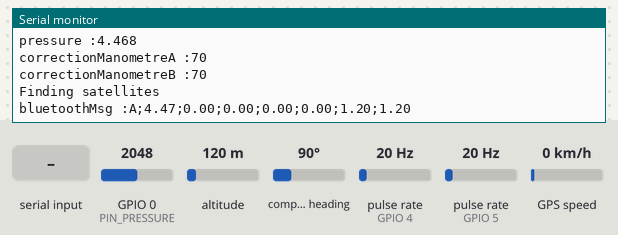
This sketch was run on a simulated ESP32-C3. On the bench: the last lines printed to the serial monitor. Wiring (inferred from the names in the program): 2 × pulse sensor: data GPIO 4 / data GPIO 5. The test bench sets the inputs (shaded band); at power-on: GPIO 0 (PIN_PRESSURE) = 2048, altitude 120 m, compass heading 90°, pulse rate (sensors on GPIO 4, GPIO 5) 20 Hz, GPS speed 0 km/h. EEPROM starts erased; the GPS gets a fix after 3 s at 37.7749, -122.4194 with 8 satellites; nothing arrives over Bluetooth unless stated.

Above: at 1.2 s.
1.3 s: "pulses 1 : \n" received over the second serial link
At 1.9 s:
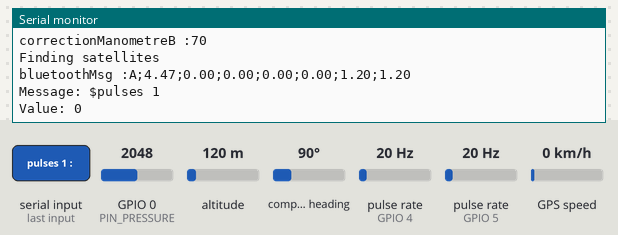
2.8 s: "Debit 1 : \n" received over the second serial link
At 2.96 s:
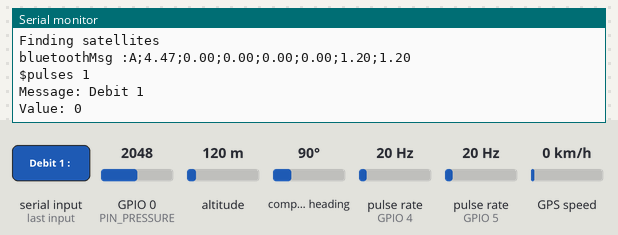
4.3 s: "cns:1\n" received over the second serial link
At 4.9 s:
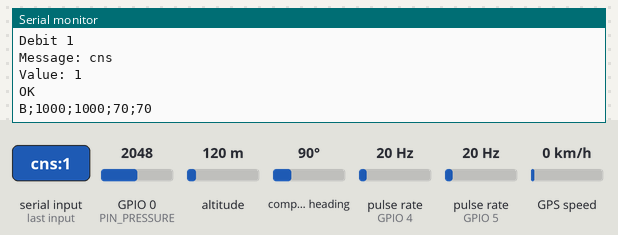
5.8 s: "gauche:1\n" received over the second serial link
At 6.8 s:
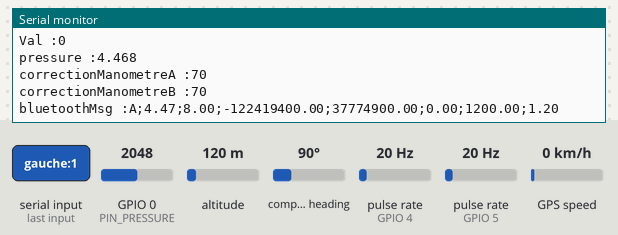
7.3 s: "droit:1\n" received over the second serial link
At 7.9 s:
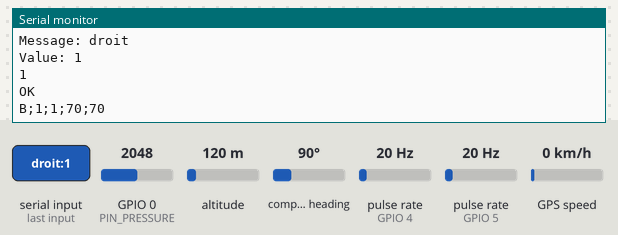
8.8 s: "manoA:1\n" received over the second serial link
At 9.7 s:
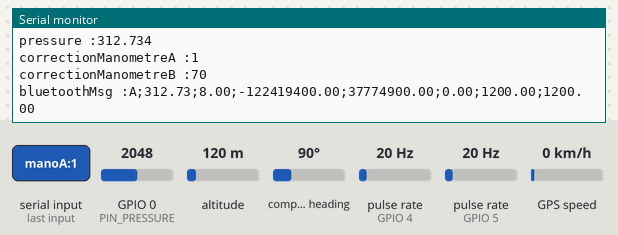
Timing chart, 0 to 11.3 s (numbered marks = the images above; inputs shaded):
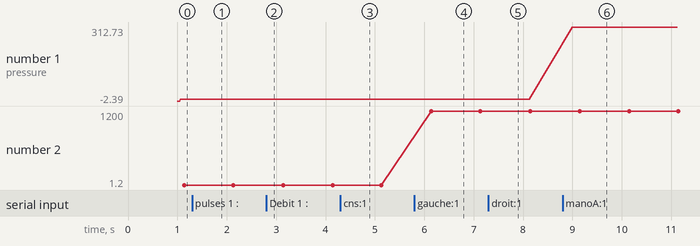

The sketch:

PulvePressureGpsFlowBluetoothESP32C3.ino
```cpp
#include "BluetoothSerial.h"
#include "Arduino.h"
#include <algorithm>
#include <Wire.h>
#include <TinyGPS++.h>
#include <Preferences.h>

HardwareSerial neogps(1);
Preferences preferences;

TinyGPSPlus gps;

// pin connexions
#define PIN_PRESSURE 0

//GPS pins
#define RXD2 7
#define TXD2 6

unsigned long startMillis;
unsigned long currentMillis;
const unsigned long period = 1000;
unsigned long startMillisPressure;
unsigned long currentMillisPressure;
const unsigned long periodPressure = 20;
String  bluetoothMsg = "";  //Message sent through Bluetooth
String messageRecu;
unsigned int valeurRecue;

//#define USE_PIN // Uncomment this to use PIN during pairing. The pin is specified on the line below
const char *pin = "1234"; // Change this to more secure PIN.

String device_name = "Dhugues";

int calib = 415;

// Flowmeter
const byte debitmetre1 = 4; // broche utilisée pour déclencher l'interruption du debitmètre 1
const byte debitmetre2 = 5; // broche utilisée pour déclencher l'interruption du debitmètre 1
volatile long nbPulse1 = 0;  // compteur d'impulsions débitmètre 1
volatile long nbPulse2 = 0;  // compteur d'impulsions débitmètre 2
byte pulses1;
byte pulses2;
long NombreDimpulsions1 = 0;
long NombreDimpulsions2 = 0;
float debit1;
float debit2;
unsigned long timer;
int NbImpulsionsDebitmetre1 = 1000;  //Pulses debitmetre gauche
int NbImpulsionsDebitmetre2 = 1000;  //Pulses debitmetre droit
int correctionManometreA = 70;  //Correction manometreA (coeff)
int correctionManometreB = 70;  //Correction manometre (constante)

unsigned int constDeb1;
unsigned int constDeb2;
unsigned int constManA;
unsigned int constManB;

const int n = 20; // Nombre de valeurs à prendre en compte
int mesures[n];   // Tableau pour stocker les mesures
int ind = 0;    // Indice actuel dans le tableau

// variables for sensor
int val, prescbar;
float pressure, voltage, sat, lon, llat, sspeed;

char receivedChars[32];  // Variable to store the received data
char message[16];        // Variable to store the part before the ':'
char value[16];          // Variable to store the part after the ':'

bool newData = false;

#if !defined(CONFIG_BT_ENABLED) || !defined(CONFIG_BLUEDROID_ENABLED)
#error Bluetooth is not enabled! Please run `make menuconfig` to and enable it
#endif

#if !defined(CONFIG_BT_SPP_ENABLED)
#error Serial Bluetooth not available or not enabled. It is only available for the ESP32 chip.
#endif

BluetoothSerial SerialBT;

void ICACHE_RAM_ATTR comptage1() {  // incremente nbPulse1 à chaque interruption
  nbPulse1++;
}
void ICACHE_RAM_ATTR comptage2() {  // incremente nbPulse1 à chaque interruption
  nbPulse2++;
}

void setup() {
  Serial.begin(115200);
  neogps.begin(9600, SERIAL_8N1, RXD2, TXD2);
  SerialBT.begin(device_name); //Bluetooth device name
  Serial.printf("The device with name \"%s\" is started.\nNow you can pair it with Bluetooth!\n", device_name.c_str());
  //Serial.printf("The device with name \"%s\" and MAC address %s is started.\nNow you can pair it with Bluetooth!\n", device_name.c_str(), SerialBT.getMacString()); // Use this after the MAC method is implemented
  #ifdef USE_PIN
    SerialBT.setPin(pin);
    Serial.println("Using PIN");
  #endif

  // Broche du débitmètre en INPUT_PULLUP
  pinMode(debitmetre1, INPUT_PULLUP);
  pinMode(debitmetre2, INPUT_PULLUP);
  // Mettre la broche du débimetre en interrupt, assignation de la fonction comptage et réglage en FALLING (NPN)
  attachInterrupt(digitalPinToInterrupt(debitmetre1), comptage1, CHANGE);  // a chaque interruption lance comptage1
  attachInterrupt(digitalPinToInterrupt(debitmetre2), comptage2, CHANGE);  // a chaque interruption lance comptage2

  //Récupération des constantes et stockage
  preferences.begin("constantes", false);
  constDeb1 = preferences.getUInt("constDeb1", 0);
  constDeb2 = preferences.getUInt("constDeb2", 0);
  constManA = preferences.getUInt("constManA", 0);
  constManB = preferences.getUInt("constManB", 0);

  preferences.end();
  if (constDeb1 != 0) {
    NbImpulsionsDebitmetre1 = constDeb1;
  }
  if (constDeb2 != 0) {
    NbImpulsionsDebitmetre2 = constDeb2;
  }
  if (constManA != 0) {
    correctionManometreA = constManA;
  }
  if (constManB != 0) {
    correctionManometreB = constManB;
  }
}

void loop() {
currentMillis = millis();
if(currentMillis - startMillis >= period) // Calcule et envoie toutes les 1 secondes environ
  {
    // Désactive les interruptions
    noInterrupts();
    // Récupère les valeurs pour le calcul
    pulses1 = nbPulse1;
    nbPulse1 = 0;
    pulses2 = nbPulse2;
    nbPulse2 = 0;
    // Réactive les interruptions
    interrupts();

    // 1000 pulse = 1L
    // L/min
    debit1 = 60000.0 / (currentMillis - startMillis) * pulses1 / NbImpulsionsDebitmetre1/2;
    debit2 = 60000.0 / (currentMillis - startMillis) * pulses2 / NbImpulsionsDebitmetre2/2;

    unsigned long tempsPasse = currentMillis - startMillis;
/*    Serial.print("Temps passe : ");
    Serial.println(tempsPasse);
    Serial.print("pulses 1 : ");
    Serial.println(pulses1);
    Serial.print("Debit 1 : ");
    Serial.println(debit1);

/*    currentMillisPressure = millis();
    if(currentMillisPressure - startMillisPressure >= periodPressure) //
      {*/

        // Remplissage du tableau pression
        while (ind < n) {
          mesures[ind] = analogRead(PIN_PRESSURE); // Lecture de la valeur du capteur


        // Calcul de la médiane et de la moyenne
        int mediane = calculerMedian();
        float moyenneFiltree = calculerMoyenneSansOutliers();
      /*
        Serial.println("Valeurs du tableau :");
        for (int i = 0; i < n; i++) {
          Serial.print(mesures[i]);
          Serial.print(" ");
        }
        Serial.println();*/

        // Affichage des résultats
//        Serial.print("Mediane: ");
//        Serial.println(mediane);
        //Serial.print("Moyenne sans outliers: ");
        //Serial.println(moyenneFiltree);

        pressure = (((((mediane-calib)*2.400/4096.000)*4)-(correctionManometreB/100.000)) / (correctionManometreA/100.000));

        Serial.print("Val :");
        Serial.println(val);
        Serial.print("pressure :");
        Serial.println(pressure,3);
        Serial.print("correctionManometreA :");
        Serial.println(correctionManometreA);
        Serial.print("correctionManometreB :");
        Serial.println(correctionManometreB);

        ind++; // Incrémentez l'indice
      }
/*      startMillisPressure = currentMillisPressure;
    }*/

    // Réinitialisation pour la prochaine série de mesures
    ind = 0;

    while (neogps.available())
    {
      gps.encode(neogps.read());
    }

    if (gps.location.isValid() == 1){
//      Serial.print("Sats : ");
//      Serial.println(gps.satellites.value());
      sat = gps.satellites.value();
//      Serial.print("lon : ");
//      Serial.println(gps.location.lng(),6);
      lon = gps.location.lng()*1000000;
//      Serial.print("lat : ");
//      Serial.println(gps.location.lat(),6);
      llat = gps.location.lat()*1000000;
//      Serial.print("vitessse : ");
//      Serial.println(gps.speed.kmph());
      sspeed = gps.speed.kmph();
//      Serial.print("Altitude : ");
//      Serial.println(gps.altitude.meters(), 0);
    }else{
      Serial.println("Finding satellites");
    }
    bluetoothMsg = "A;" + String(pressure) + ";" + String(sat) + ";" + String(lon) + ";" + String(llat) + ";" + String(sspeed) + ";" + String(debit1) + ";" + String(debit2);
    SerialBT.println(bluetoothMsg);
    Serial.print("bluetoothMsg :");
    Serial.println(bluetoothMsg);
    startMillis = currentMillis;;
  }

  recvWithEndMarker();
  if (newData) {
    Serial.println(messageRecu);
    parseData();
    newData = false;
  }
  // Read received messages
  if (messageRecu == "cns") {
    Serial.println("OK");
    //Récupération des constantes et envoie en bluetooth
    preferences.begin("constantes", false);
    constDeb1 = preferences.getUInt("constDeb1", 0);
    constDeb2 = preferences.getUInt("constDeb2", 0);
    constManA = preferences.getUInt("constManA", 0);
    constManB = preferences.getUInt("constManB", 0);

    preferences.end();
    if (constDeb1 != 0) {
      NbImpulsionsDebitmetre1 = constDeb1;
    }
    if (constDeb2 != 0) {
      NbImpulsionsDebitmetre2 = constDeb2;
    }
    if (constManA) {
      correctionManometreA = constManA;
    }
    if (constManB) {
      correctionManometreB = constManB;
    }
    bluetoothMsg = "B;" + String(NbImpulsionsDebitmetre1) + ";" + String(NbImpulsionsDebitmetre2) + ";" + String(correctionManometreA) + ";" + String(correctionManometreB);
    SerialBT.println(bluetoothMsg);
    Serial.println(bluetoothMsg);
//    Serial.println(messageRecu);
    messageRecu = "";
//    Serial.println(messageRecu);
  }
  if (messageRecu == "gauche") {
    Serial.println(valeurRecue);
    //Ecriture de la constante gauche
    preferences.begin("constantes", false);
    preferences.putUInt("constDeb1", valeurRecue);
    preferences.end();
    messageRecu = "cns";
  }
  if (messageRecu == "droit") {
    Serial.println(valeurRecue);
    //Ecriture de la constante gauche
    preferences.begin("constantes", false);
    preferences.putUInt("constDeb2", valeurRecue);
    preferences.end();
    messageRecu = "cns";
  }
  if (messageRecu == "manoA") {
    Serial.println(valeurRecue);
    //Ecriture de la constante gauche
    preferences.begin("constantes", false);
    preferences.putUInt("constManA", valeurRecue);
    preferences.end();
    messageRecu = "cns";
  }
  if (messageRecu == "manoB") {
    Serial.println(valeurRecue);
    //Ecriture de la constante gauche
    preferences.begin("constantes", false);
    preferences.putUInt("constManB", valeurRecue);
    preferences.end();
    messageRecu = "cns";
  }
}

// Fonction pour calculer la médiane
int calculerMedian() {
  int valeursTriees[n];
  memcpy(valeursTriees, mesures, sizeof(mesures));
  std::sort(valeursTriees, valeursTriees + n);
  return valeursTriees[n / 2];
}

// Fonction pour calculer la moyenne sans les outliers
float calculerMoyenneSansOutliers() {
  int mediane = calculerMedian();
  int somme = 0;
  int nombreDeValeurs = 0;
  for (int i = 0; i < n; i++) {
    if (abs(mesures[i] - mediane) <= 2) {
      somme += mesures[i];
      nombreDeValeurs++;
    }
  }
  return somme / (float)nombreDeValeurs;
}

// Function to receive data with an end marker
void recvWithEndMarker() {
  static byte ndx = 0;
  char endMarker = '\n';
  char rc;

  while (SerialBT.available() > 0 && newData == false) {
    rc = SerialBT.read();

/*    if (rc != endMarker){
      messageRecu += String(rc);
    }
    else{
      messageRecu = "";
    }
*/    if (rc != endMarker) {
      receivedChars[ndx] = rc;
      ndx++;
      if (ndx >= sizeof(receivedChars) - 1) {
        ndx = sizeof(receivedChars) - 1;
      }
    } else {
      receivedChars[ndx] = '\0'; // terminate the string
      ndx = 0;
      newData = true;
    }
  }
}

// Function to parse the received data
void parseData() {
  char * strtokIndx; // this is used by strtok() as an index

  strtokIndx = strtok(receivedChars, ":"); // get the first part - the message
  strcpy(message, strtokIndx); // copy it to message variable

  strtokIndx = strtok(NULL, ":"); // get the second part - the value
  strcpy(value, strtokIndx); // copy it to value variable
  messageRecu = message;
  valeurRecue = atoi(value);
  // Now you can use the 'message' and 'value' variables
  Serial.print("Message: ");
  Serial.println(messageRecu);
  Serial.print("Value: ");
  Serial.println(valeurRecue);
}
```

Measured:
- after the input at 1.3 s, the serial monitor: prints a new line at once (image 1)
- after the input at 2.8 s, the serial monitor: prints a new line at once (image 2)
- after the input at 4.3 s, the serial monitor: prints a new line at once (image 3)
- after the input at 5.8 s, the serial monitor: prints a new line at once (image 4)
- after the input at 7.3 s, the serial monitor: prints a new line at once (image 5)
- after the input at 8.8 s, the serial monitor: prints a new line at once (image 6)
- plotted number 1: 4.47 → 312.73 after the input at 8.8 s
- plotted number 2: 1.2 → 1200 after the input at 5.8 s
